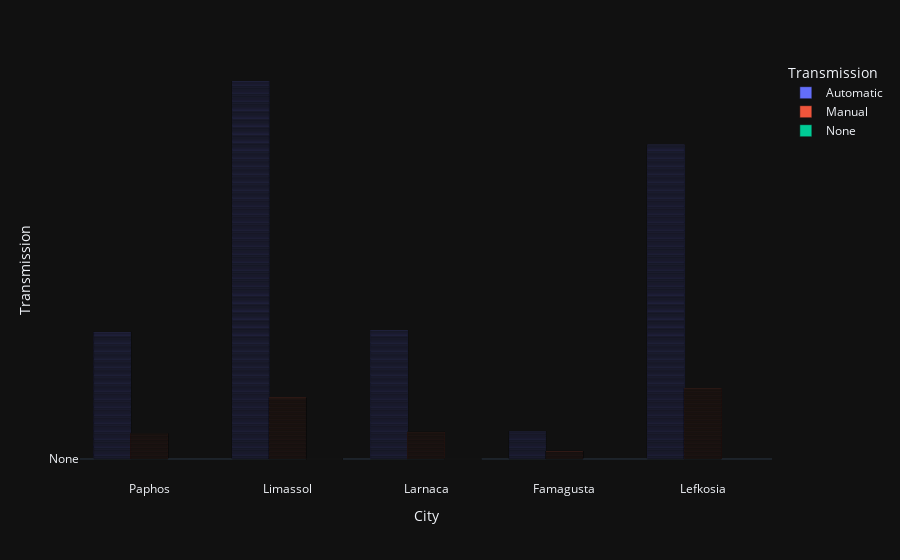

Source (notebook cell):
### Code cell
px.bar(df, x="City", y="Transmission", color="Transmission", barmode="group", template='plotly_dark')

### Figure 1 — Plotly figure (JSON) as saved in the notebook; plotly's stock layout.template omitted (floating-point values rounded to 4 significant figures; data arrays with more than 128 entries replaced by an {"elided": "..."} marker saying what was removed)
{"data": [{"alignmentgroup": "True", "hovertemplate": "Transmission=%{y}<br>City=%{x}<extra></extra>", "legendgroup": "Automatic", "marker": {"color": "#636efa", "pattern": {"shape": ""}}, "name": "Automatic", "offsetgroup": "Automatic", "orientation": "v", "showlegend": true, "textposition": "auto", "type": "bar", "x": {"elided": "3049 str values"}, "xaxis": "x", "y": {"elided": "3049 str values"}, "yaxis": "y"}, {"alignmentgroup": "True", "hovertemplate": "Transmission=%{y}<br>City=%{x}<extra></extra>", "legendgroup": "Manual", "marker": {"color": "#EF553B", "pattern": {"shape": ""}}, "name": "Manual", "offsetgroup": "Manual", "orientation": "v", "showlegend": true, "textposition": "auto", "type": "bar", "x": {"elided": "1201 str values"}, "xaxis": "x", "y": {"elided": "1201 str values"}, "yaxis": "y"}, {"alignmentgroup": "True", "hovertemplate": "Transmission=%{y}<br>City=%{x}<extra></extra>", "legendgroup": "None", "marker": {"color": "#00cc96", "pattern": {"shape": ""}}, "name": "None", "offsetgroup": "None", "orientation": "v", "showlegend": true, "textposition": "auto", "type": "bar", "x": ["Limassol", "Larnaca", "Limassol", "Larnaca", "Larnaca", "Limassol", "Larnaca", "Limassol", "Limassol", "Larnaca"], "xaxis": "x", "y": ["None", "None", "None", "None", "None", "None", "None", "None", "None", "None"], "yaxis": "y"}], "layout": {"barmode": "group", "legend": {"title": {"text": "Transmission"}, "tracegroupgap": 0}, "margin": {"t": 60}, "xaxis": {"anchor": "y", "domain": [0, 1], "title": {"text": "City"}}, "yaxis": {"anchor": "x", "categoryarray": ["None", "Manual", "Automatic"], "categoryorder": "array", "domain": [0, 1], "title": {"text": "Transmission"}}}}
